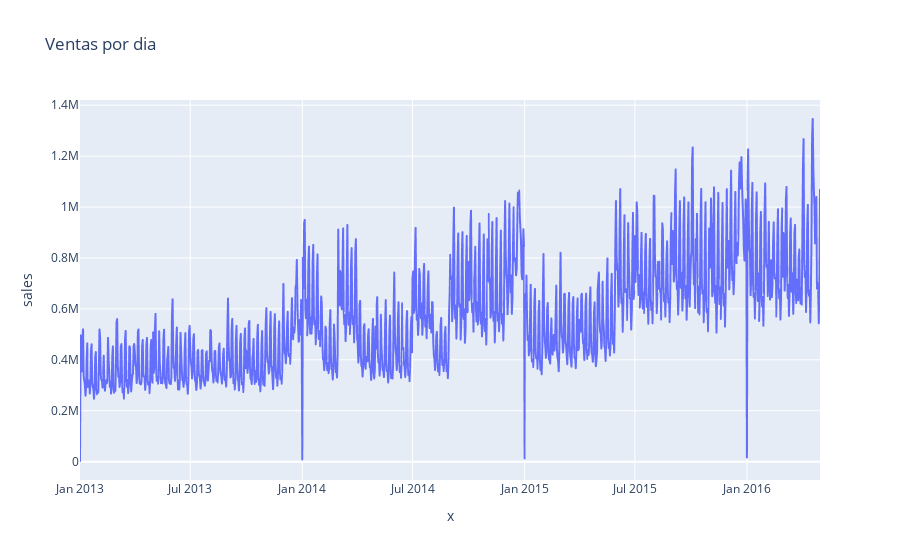

The notebook cell this image was saved under:
### Code cell
# Grafico de Lineas con Plotly
# https://pandas.pydata.org/docs/reference/api/pandas.DataFrame.plot.line.html
fig = px.line(
    por_dia, 
    x=por_dia.index.values,
    y="sales", 
    title='Ventas por dia'
)
fig.show()

### Figure 1 — Plotly figure (JSON) as saved in the notebook; plotly's stock layout.template omitted (floating-point values rounded to 4 significant figures; data arrays with more than 128 entries replaced by an {"elided": "..."} marker saying what was removed)
{"data": [{"hovertemplate": "x=%{x}<br>sales=%{y}<extra></extra>", "legendgroup": "", "line": {"color": "#636efa", "dash": "solid"}, "marker": {"symbol": "circle"}, "mode": "lines", "name": "", "showlegend": false, "type": "scattergl", "x": {"elided": "1213 str values"}, "xaxis": "x", "y": {"elided": "1213 float values"}, "yaxis": "y"}], "layout": {"legend": {"tracegroupgap": 0}, "title": {"text": "Ventas por dia"}, "xaxis": {"anchor": "y", "domain": [0, 1], "title": {"text": "x"}}, "yaxis": {"anchor": "x", "domain": [0, 1], "title": {"text": "sales"}}}}
